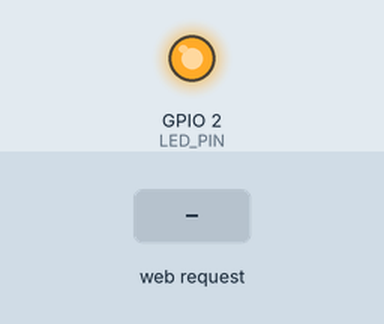
Recording of a sketch running on a simulated ESP8266 (NodeMCU). Parts: output pins drawn as LEDs (lit = HIGH). Inputs (shaded band) come from the test bench. What the sketch prints to the serial monitor is not drawn.

Above: at 1.2 s.
1.3 s: HTTP request GET /on received
At 2.2 s:
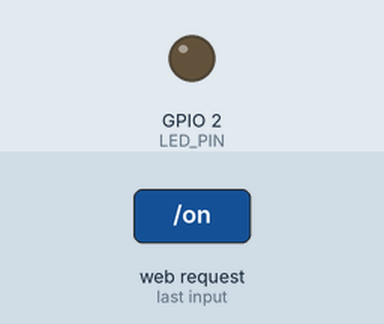
2.8 s: HTTP request GET /off received
At 3.3 s:
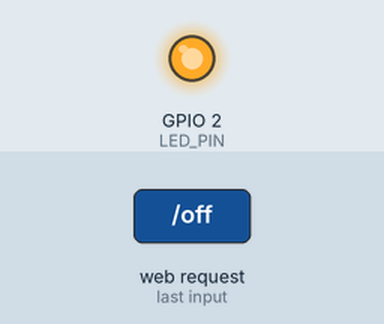
Timing chart, 0 to 5.8 s (numbered marks = the images above; inputs shaded):
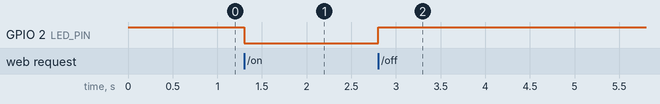

Measured:
- after the input at 1.3 s, GPIO 2 (LED_PIN): HIGH → LOW at once
- after the input at 2.8 s, GPIO 2 (LED_PIN): LOW → HIGH at once

The sketch:

ESP8266.ino
```cpp
#include <ESP8266WiFi.h>
#include <ESP8266WebServer.h>

// WiFi AP credentials
const char* ssid = "ESP8266_LED";
const char* password = "12345678";

// Built-in LED pin (GPIO2 on most ESP8266 boards)
#define LED_PIN 2

ESP8266WebServer server(80);

void handleOn() {
  digitalWrite(LED_PIN, LOW);  // LOW = ON for built-in LED
  server.send(200, "text/plain", "LED ON");
}

void handleOff() {
  digitalWrite(LED_PIN, HIGH); // HIGH = OFF for built-in LED
  server.send(200, "text/plain", "LED OFF");
}

void handleStatus() {
  String state = digitalRead(LED_PIN) == LOW ? "ON" : "OFF";
  server.send(200, "text/plain", state);
}

void setup() {
  Serial.begin(115200);
  pinMode(LED_PIN, OUTPUT);
  digitalWrite(LED_PIN, HIGH); // Start with LED off

  // Start Access Point
  WiFi.softAP(ssid, password);
  Serial.println("AP started");
  Serial.print("IP: ");
  Serial.println(WiFi.softAPIP()); // Usually 192.168.4.1

  server.on("/on", handleOn);
  server.on("/off", handleOff);
  server.on("/status", handleStatus);
  server.begin();
  Serial.println("Server started");
}

void loop() {
  server.handleClient();
}
```
